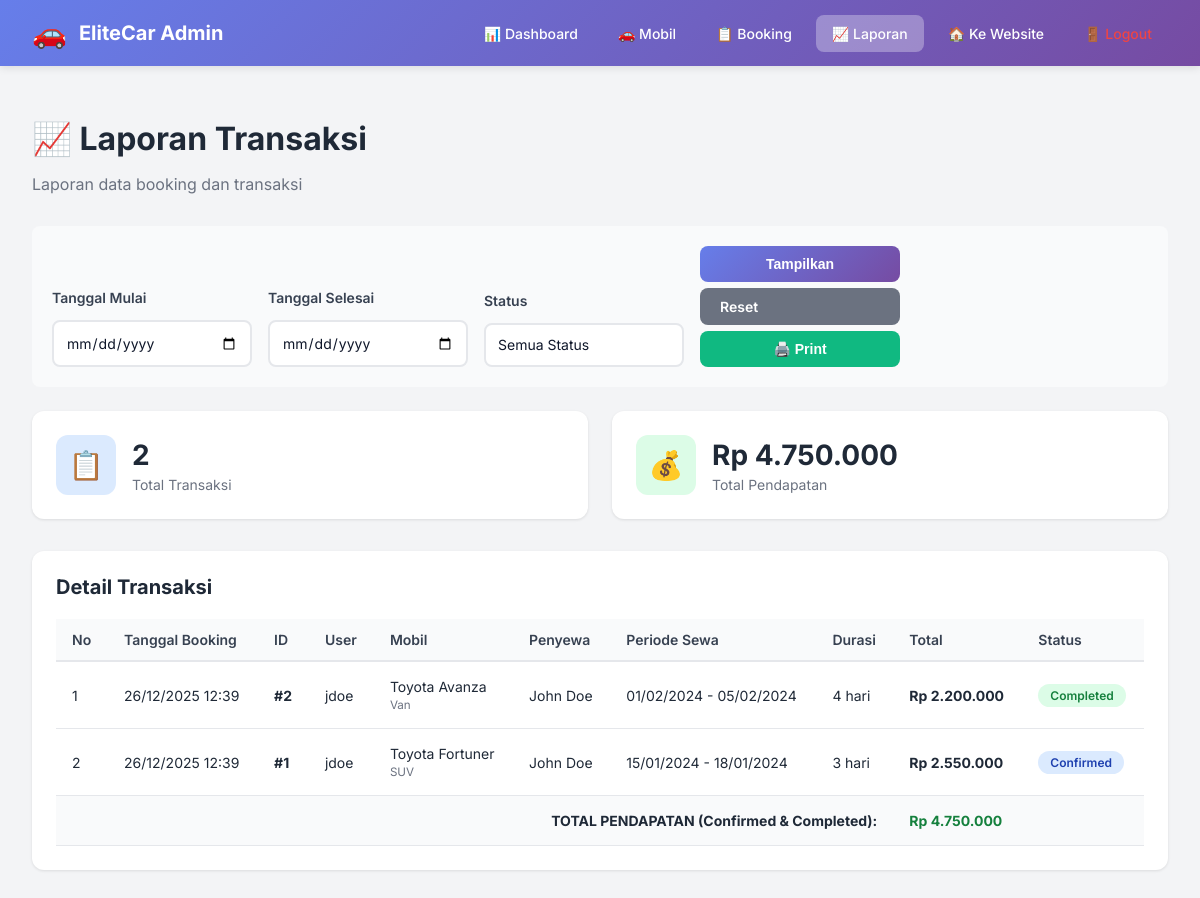
Screenshot of /admin/reports.php (signed in) with the database file from the repository.
### tables this page shows
CREATE TABLE IF NOT EXISTS bookings (
    id INT AUTO_INCREMENT PRIMARY KEY,
    user_id INT NOT NULL,
    car_id INT NOT NULL,
    renter_name VARCHAR(100) NOT NULL,
    renter_email VARCHAR(100) NOT NULL,
    start_date DATE NOT NULL,
    end_date DATE NOT NULL,
    total_days INT NOT NULL,
    total_price DECIMAL(10, 2) NOT NULL,
    payment_method VARCHAR(50) DEFAULT 'transfer',
    status ENUM('pending', 'confirmed', 'completed', 'cancelled') DEFAULT 'pending',
    created_at TIMESTAMP DEFAULT CURRENT_TIMESTAMP,
    updated_at TIMESTAMP DEFAULT CURRENT_TIMESTAMP ON UPDATE CURRENT_TIMESTAMP,
    FOREIGN KEY (user_id) REFERENCES users(id) ON DELETE CASCADE,
    FOREIGN KEY (car_id) REFERENCES cars(id) ON DELETE CASCADE,
    INDEX idx_user_id (user_id),
    INDEX idx_car_id (car_id),
    INDEX idx_status (status),
    INDEX idx_dates (start_date, end_date)
);

CREATE TABLE IF NOT EXISTS users (
    id INT AUTO_INCREMENT PRIMARY KEY,
    username VARCHAR(50) NOT NULL UNIQUE,
    email VARCHAR(100) NOT NULL UNIQUE,
    password VARCHAR(255) NOT NULL,
    full_name VARCHAR(100) NOT NULL,
    phone VARCHAR(20),
    role ENUM('customer', 'admin') DEFAULT 'customer' COMMENT 'User role: customer untuk pelanggan biasa, admin untuk pemilik/administrator',
    created_at TIMESTAMP DEFAULT CURRENT_TIMESTAMP,
    updated_at TIMESTAMP DEFAULT CURRENT_TIMESTAMP ON UPDATE CURRENT_TIMESTAMP,
    INDEX idx_username (username),
    INDEX idx_email (email),
    INDEX idx_role (role)
);

CREATE TABLE IF NOT EXISTS cars (
    id INT AUTO_INCREMENT PRIMARY KEY,
    name VARCHAR(100) NOT NULL,
    type ENUM('SUV', 'Sedan', 'Van') NOT NULL,
    price_per_day DECIMAL(10, 2) NOT NULL,
    image VARCHAR(255),
    description TEXT,
    is_available BOOLEAN DEFAULT TRUE,
    created_at TIMESTAMP DEFAULT CURRENT_TIMESTAMP,
    updated_at TIMESTAMP DEFAULT CURRENT_TIMESTAMP ON UPDATE CURRENT_TIMESTAMP,
    INDEX idx_type (type),
    INDEX idx_available (is_available)
);

### admin/reports.php (the view, shortened to what this page needs)
<?php
$conn = getDBConnection();
$start_date = $_GET['start_date'] ?? '';
$end_date = $_GET['end_date'] ?? '';
$sql = "SELECT b.*, c.name as car_name, c.type as car_type, u.username
        FROM bookings b
        JOIN cars c ON b.car_id = c.id
        JOIN users u ON b.user_id = u.id
        WHERE 1=1";
$params = [];
$types = "";
$sql .= " ORDER BY b.created_at DESC";
if ($params) {
    $stmt = $conn->prepare($sql);
    $stmt->bind_param($types, ...$params);
    $stmt->execute();
    $bookings = $stmt->get_result();
    $stmt->close();
} else {
    $bookings = $conn->query($sql);
}
$total_bookings = 0;
$total_revenue = 0;
$bookings_data = [];
while ($row = $bookings->fetch_assoc()) {
    $bookings_data[] = $row;
    $total_bookings++;
    if (in_array($row['status'], ['confirmed', 'completed'])) {
        $total_revenue += $row['total_price'];
    }
}
?>
<!DOCTYPE html>
<html lang="id">
<head>
    <link rel="stylesheet" href="../styles.css">
    <link rel="stylesheet" href="admin.css">
</head>
<body class="admin-body">
    <?php include 'admin_nav.php'; ?>
    <div class="admin-container">
        <div class="admin-header">
            <h1>📈 Laporan Transaksi</h1>
            <p>Laporan data booking dan transaksi</p>
        </div>
        <div class="filter-form">
            <form method="GET" action="" style="display: flex; gap: 16px; width: 100%; flex-wrap: wrap; align-items: end;">
                <div class="form-group">
                    <label for="start_date">Tanggal Mulai</label>
                    <input type="date" id="start_date" name="start_date" value="<?php echo htmlspecialchars($start_date); ?>">
                </div>
                <div class="form-group">
                    <label for="end_date">Tanggal Selesai</label>
                    <input type="date" id="end_date" name="end_date" value="<?php echo htmlspecialchars($end_date); ?>">
                </div>
                <div class="form-group">
                    <label for="status">Status</label>
                    <select id="status" name="status">
                        <option value="">Semua Status</option>
                    </select>
                </div>
                <div class="form-group">
                    <button type="submit" class="btn btn-primary">Tampilkan</button>
                    <a href="reports.php" class="btn" style="background: #6b7280; color: white;">Reset</a>
                    <button type="button" onclick="window.print()" class="btn btn-success">🖨️ Print</button>
                </div>
            </form>
        </div>
        <div class="stats-grid" style="margin-bottom: 32px;">
            <div class="stat-card">
                <div class="stat-icon" style="background: #dbeafe; color: #1e40af;">📋</div>
                <div class="stat-content">
                    <h3><?php echo number_format($total_bookings); ?></h3>
                    <p>Total Transaksi</p>
                </div>
            </div>
            <div class="stat-card">
                <div class="stat-icon" style="background: #dcfce7; color: #15803d;">💰</div>
                <div class="stat-content">
                    <h3>Rp <?php echo number_format($total_revenue, 0, ',', '.'); ?></h3>
                    <p>Total Pendapatan</p>
                </div>
            </div>
        </div>
        <div class="admin-section">
            <div class="section-header">
                <h2>Detail Transaksi</h2>
            </div>
            <div class="table-container">
                <table class="admin-table">
                    <thead>
                        <tr>
                            <th>No</th>
                            <th>Tanggal Booking</th>
                            <th>ID</th>
                            <th>User</th>
                            <th>Mobil</th>
                            <th>Penyewa</th>
                            <th>Periode Sewa</th>
                            <th>Durasi</th>
                            <th>Total</th>
                            <th>Status</th>
                        </tr>
                    </thead>
                    <tbody>
                        <?php if (count($bookings_data) > 0): ?>
                            <?php $no = 1; foreach ($bookings_data as $booking): ?>
                                <tr>
                                    <td><?php echo $no++; ?></td>
                                    <td><?php echo date('d/m/Y H:i', strtotime($booking['created_at'])); ?></td>
                                    <td><strong>#<?php echo $booking['id']; ?></strong></td>
                                    <td><?php echo htmlspecialchars($booking['username']); ?></td>
                                    <td>
                                        <?php echo htmlspecialchars($booking['car_name']); ?><br>
                                        <small style="color: #6b7280;"><?php echo $booking['car_type']; ?></small>
                                    </td>
                                    <td><?php echo htmlspecialchars($booking['renter_name']); ?></td>
                                    <td>
                                        <?php echo date('d/m/Y', strtotime($booking['start_date'])); ?> -
                                        <?php echo date('d/m/Y', strtotime($booking['end_date'])); ?>
                                    </td>
                                    <td><?php echo $booking['total_days']; ?> hari</td>
                                    <td><strong>Rp <?php echo number_format($booking['total_price'], 0, ',', '.'); ?></strong></td>
                                    <td><span class="badge badge-<?php echo $booking['status']; ?>"><?php echo ucfirst($booking['status']); ?></span></td>
                                </tr>
                            <?php endforeach; ?>
                            <tr style="background: #f9fafb; font-weight: 700;">
                                <td colspan="8" style="text-align: right; padding-right: 16px;">TOTAL PENDAPATAN (Confirmed & Completed):</td>
                                <td colspan="2" style="color: #15803d;">Rp <?php echo number_format($total_revenue, 0, ',', '.'); ?></td>
                            </tr>
                        <?php endif; ?>
                    </tbody>
                </table>
            </div>
        </div>
    </div>
</body>
</html>

### styles.css (style rules this page uses)
:root { --bg: #0D0D0D; --primary: #007BFF; --primary-hover: #0056CC; --surface: #ffffff; --text: #0f172a; --text-muted: #475569; --text-inverse: #ffffff; --brand-500: #1E90FF; --brand-600: #007BFF; --brand-700: #0056CC; --brand-50: #eaf4ff; --text-900: #0f172a; --text-600: #475569; --border: #e2e8f0; --card: #ffffff; --bg-dark: #0D0D0D; --bg-dark-2: #111111; --success: #16a34a; --danger: #dc2626; --chip-bg: #eef2f6; --chip-text: #0f172a; --shadow: 0 10px 20px rgba(2, 6, 23, 0.06), 0 2px 6px rgba(2, 6, 23, 0.05); --focus-ring: 0 0 0 4px rgba(0, 123, 255, 0.3); }
* { box-sizing: border-box; }
html { scroll-behavior: smooth; }
html, body { height: 100%; }
body { margin: 0; font-family: 'Inter', system-ui, -apple-system, Segoe UI, Roboto, Arial, sans-serif; color: var(--text-inverse); background: radial-gradient(1200px 800px at 110% -60%, rgba(0, 123, 255, .12), transparent), linear-gradient(180deg, var(--bg-dark), var(--bg-dark-2) 60%, #0b0b0b); }
.form-group { display: grid; gap: 6px; }
label { font-weight: 600; font-size: 14px; color: var(--text-900); }
input[type="text"], input[type="email"], select, input[type="date"] { appearance: none; width: 100%; padding: 10px 12px; border-radius: 10px; border: 1px solid var(--border); font-size: 14px; transition: border-color .2s ease, box-shadow .2s ease; background: #fff; color: var(--text-900); }
input::placeholder { color: #6b7280; }

### admin/admin.css (style rules this page uses)
.admin-body { background: #f3f4f6; font-family: 'Inter', sans-serif; margin: 0; padding: 0; }
.admin-container { max-width: 1400px; margin: 0 auto; padding: 32px; }
.admin-header { margin-bottom: 32px; }
.admin-header h1 { font-size: 32px; font-weight: 700; color: #1f2937; margin-bottom: 8px; }
.admin-header p { color: #6b7280; font-size: 16px; }
.stats-grid { display: grid; grid-template-columns: repeat(auto-fit, minmax(250px, 1fr)); gap: 24px; margin-bottom: 40px; }
.stat-card { background: white; border-radius: 12px; padding: 24px; box-shadow: 0 1px 3px rgba(0, 0, 0, 0.1); display: flex; align-items: center; gap: 16px; transition: transform 0.2s, box-shadow 0.2s; }
.stat-icon { width: 60px; height: 60px; border-radius: 12px; display: flex; align-items: center; justify-content: center; font-size: 28px; }
.stat-content h3 { font-size: 28px; font-weight: 700; color: #1f2937; margin: 0 0 4px 0; }
.stat-content p { color: #6b7280; margin: 0; font-size: 14px; }
.admin-section { background: white; border-radius: 12px; padding: 24px; box-shadow: 0 1px 3px rgba(0, 0, 0, 0.1); margin-bottom: 24px; }
.section-header { display: flex; justify-content: space-between; align-items: center; margin-bottom: 20px; }
.section-header h2 { font-size: 20px; font-weight: 700; color: #1f2937; margin: 0; }
.table-container { overflow-x: auto; }
.admin-table { width: 100%; border-collapse: collapse; }
.admin-table thead { background: #f9fafb; }
.admin-table th { padding: 12px 16px; text-align: left; font-weight: 600; color: #374151; font-size: 14px; border-bottom: 2px solid #e5e7eb; }
.admin-table td { padding: 16px; border-bottom: 1px solid #e5e7eb; color: #1f2937; font-size: 14px; }
.badge { padding: 4px 12px; border-radius: 12px; font-size: 12px; font-weight: 600; display: inline-block; }
.badge-confirmed { background: #dbeafe; color: #1e40af; }
.badge-completed { background: #dcfce7; color: #15803d; }
.btn { padding: 10px 20px; border-radius: 8px; font-weight: 600; text-decoration: none; display: inline-block; transition: all 0.2s; cursor: pointer; border: none; font-size: 14px; }
.btn-primary { background: linear-gradient(135deg, #667eea 0%, #764ba2 100%); color: white; }
.btn-success { background: #10b981; color: white; }
.form-group { margin-bottom: 20px; }
.form-group label { display: block; font-weight: 600; color: #374151; margin-bottom: 8px; font-size: 14px; }
.form-group input, .form-group select, .form-group textarea { width: 100%; padding: 12px; border: 2px solid #e5e7eb; border-radius: 8px; font-family: inherit; font-size: 14px; transition: border-color 0.2s; }
.filter-form { background: #f9fafb; padding: 20px; border-radius: 8px; margin-bottom: 24px; display: flex; gap: 16px; flex-wrap: wrap; align-items: end; }
.filter-form .form-group { margin-bottom: 0; min-width: 200px; }

### rows the page displays
bookings: created_at "26/12/2025 12:39", id "2", user.username "jdoe", car.name "Toyota Avanza", car.type "Van", renter_name "John Doe", start_date "01/02/2024", end_date "05/02/2024", total_days "4", total_price "2.200.000", status "Completed"
bookings: created_at "26/12/2025 12:39", id "1", user.username "jdoe", car.name "Toyota Fortuner", car.type "SUV", renter_name "John Doe", start_date "15/01/2024", end_date "18/01/2024", total_days "3", total_price "2.550.000", status "Confirmed"

### other values shown
$total_bookings "2"
$total_revenue "4.750.000"
